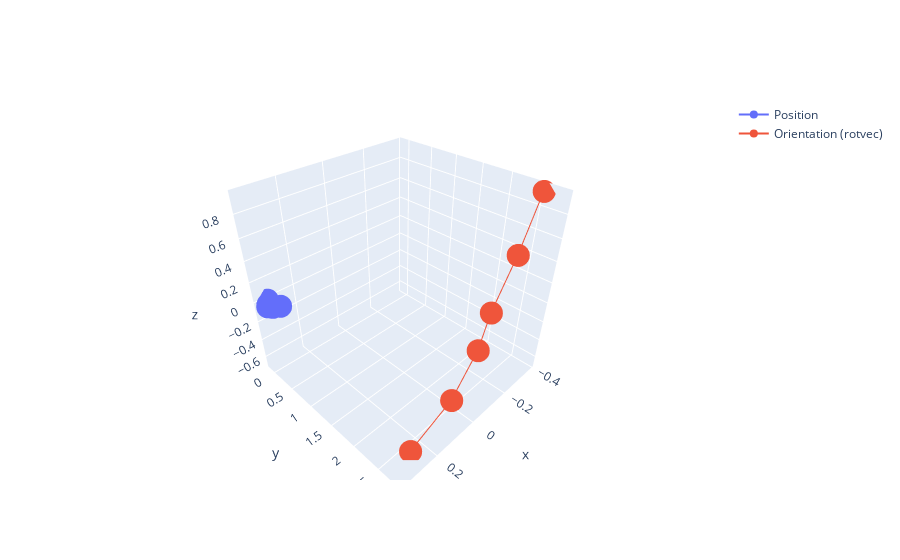

The notebook cell this image was saved under:
### Code cell
from scipy.spatial.transform import Rotation as R
import plotly.graph_objects as go
# Convert to rotation vectors (smooth)
rotvecs = [R.from_euler('xyz', [p["ee.wx"], p["ee.wy"], p["ee.wz"]]).as_rotvec() for p in poses]

fig = go.Figure()
fig.add_trace(go.Scatter3d(
    x=[p["ee.x"] for p in poses],
    y=[p["ee.y"] for p in poses],
    z=[p["ee.z"] for p in poses],
    mode="lines+markers",
    name="Position"
))
fig.add_trace(go.Scatter3d(
    x=[rv[0] for rv in rotvecs],
    y=[rv[1] for rv in rotvecs],
    z=[rv[2] for rv in rotvecs],
    mode="lines+markers",
    name="Orientation (rotvec)"
))
fig.update_layout(scene=dict(aspectmode='cube'))
fig.show()

### Figure 1 — Plotly figure (JSON) as saved in the notebook; plotly's stock layout.template omitted (floating-point values rounded to 4 significant figures)
{"data": [{"mode": "lines+markers", "name": "Position", "x": [0.3164, 0.3404, 0.3532, 0.3426, 0.3392, 0.3323], "y": [0.1494, 0.09244, 0.03742, 0.002695, -0.04872, -0.1055], "z": [-0.000522, -0.0001252, 0.003657, -0.01264, -0.01198, 0.006407], "type": "scatter3d"}, {"mode": "lines+markers", "name": "Orientation (rotvec)", "x": [-0.3839, -0.2265, -0.09169, -0.006527, 0.1052, 0.2642], "y": [2.558, 2.681, 2.729, 2.817, 2.79, 2.648], "z": [0.9348, 0.5707, 0.2232, 0.009631, -0.334, -0.6747], "type": "scatter3d"}], "layout": {"scene": {"aspectmode": "cube"}}}
